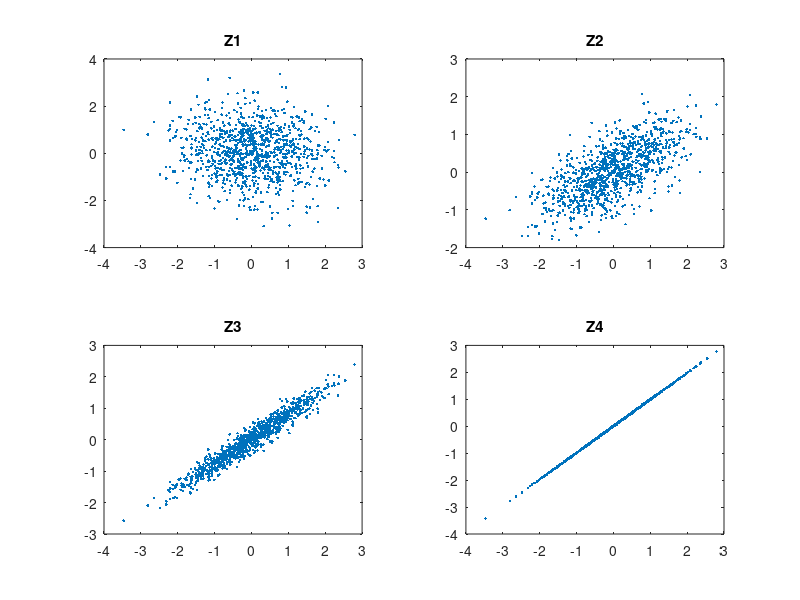
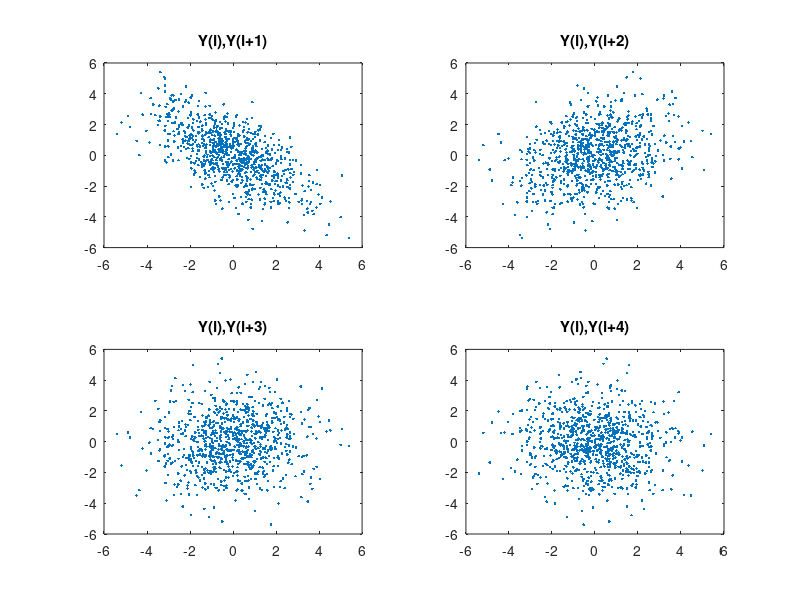
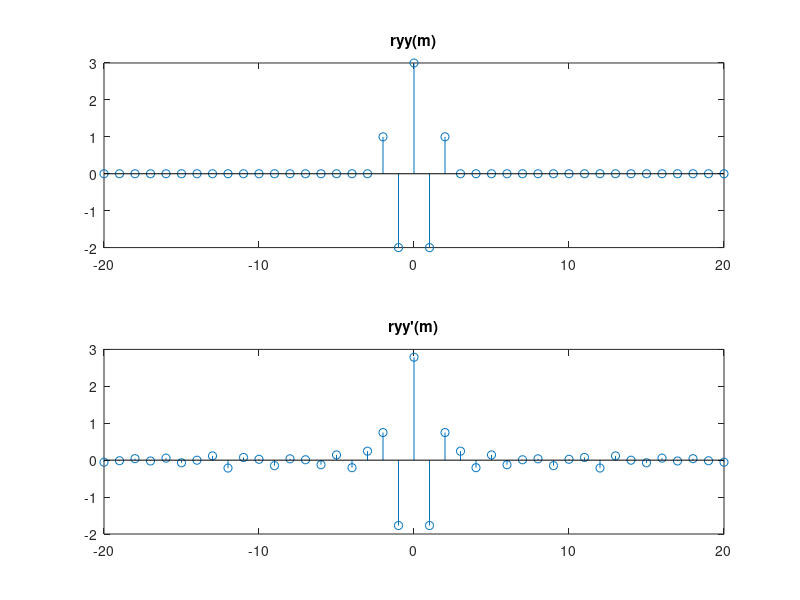

These figures' MATLAB source, in order: (Note: this script raises an error after producing the figures.)
close all
clear
clc
N=1000;
X = randn(1,N);
Y = randn(1,N);
%1.2
%1
Z = Y;
subplot(2,2,1)
plot(X,Z,'.')
title('Z1')
p1 = sum((X-mean(X)).*(Z-mean(Z)))/sqrt(sum((X-mean(X)).^2).*sum((Z-mean(Z)).^2))

Z = (X+Y)/2;
subplot(2,2,2)
plot(X,Z,'.')
title('Z2')
p2 = sum((X-mean(X)).*(Z-mean(Z)))/sqrt(sum((X-mean(X)).^2).*sum((Z-mean(Z)).^2))

Z=(4*X+Y)/5;
subplot(2,2,3)
plot(X,Z,'.')
title('Z3')
p3 = sum((X-mean(X)).*(Z-mean(Z)))/sqrt(sum((X-mean(X)).^2).*sum((Z-mean(Z)).^2))

Z=(99*X+Y)/100;
subplot(2,2,4)
plot(X,Z,'.')
title('Z4')
p4 = sum((X-mean(X)).*(Z-mean(Z)))/sqrt(sum((X-mean(X)).^2).*sum((Z-mean(Z)).^2))

%2.2
X = randn(1,1000);
Y = zeros(1,1000);
for i = 1:1000
    if i==1
        Y(i) = X(i);
    elseif i==2
        Y(i) = X(i)-X(i-1);
    else
        Y(i) = X(i)-X(i-1)+X(i-2);
    end
end
figure
subplot(2,2,1)
plot(Y(1:900),Y(2:901),'.')
title('Y(i),Y(i+1)')

subplot(2,2,2)
plot(Y(1:900),Y(3:902),'.')
title('Y(i),Y(i+2)')

subplot(2,2,3)
plot(Y(1:900),Y(4:903),'.')
title('Y(i),Y(i+3)')

subplot(2,2,4)
plot(Y(1:900),Y(5:904),'.')
title('Y(i),Y(i+4)')

m = -20:20;
figure
subplot(2,1,1)
ryy1 = (3*(m==0)-2*(m==1)-2*(m==-1)+(m==-2)+(m==2));
stem(m,ryy1)
title('ryy(m)')
subplot(2,1,2)
m = -(N-1):N-1;
for i = 1:length(m)
    ryy2(i) = 1/(N-abs(m(i)))*(Y(1:N-abs(m(i)))*Y(1+abs(m(i)):N)');
end
stem((-20:20),ryy2([-20+1000:20+1000]));
title('ryy''(m)')
%3.2
X = randn(1,1000);
Z = randn(1,1000);
Y = X+Z;
i = 1;

for m = -10:10
    C(i) = CorR(X,Y,m);
    i = i+1;
end
m = -10:10;
figure
stem(m,C)
title('sample cross-correlation between X and Y')
xlabel('m')
ylabel('Cxy')


load radar;
figure
subplot(2,1,1)
plot(trans)
title('transimitted signal')
subplot(2,1,2)
plot(received)
title('received signal')

i = 1;
for m = -100:100
    rxx(i) = CorR(trans,trans,m);
    cxy(i) = CorR(trans,received,m);
    i = i+1;
end
m = -100:100;
figure
stem(m,rxx)
title('sample autocorrelation of trans signal')
figure
stem(m,cxy)
title('sample cross-correlation of trans and recv signal')

D = find(cxy==max(cxy)) - 100